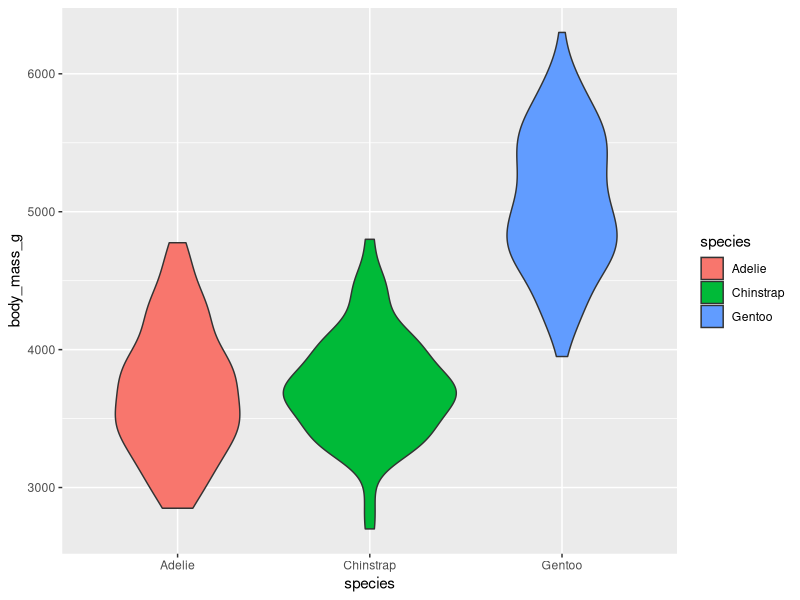

Here is the R script that generated this plot:
## ---- chunk 1
knitr::opts_chunk$set(echo = TRUE)
library(tidyverse)
library(palmerpenguins)
## ---- chunk 2
ggplot(data = penguins, aes(x = species, y = body_mass_g)) +
  geom_violin(aes(fill = species))
